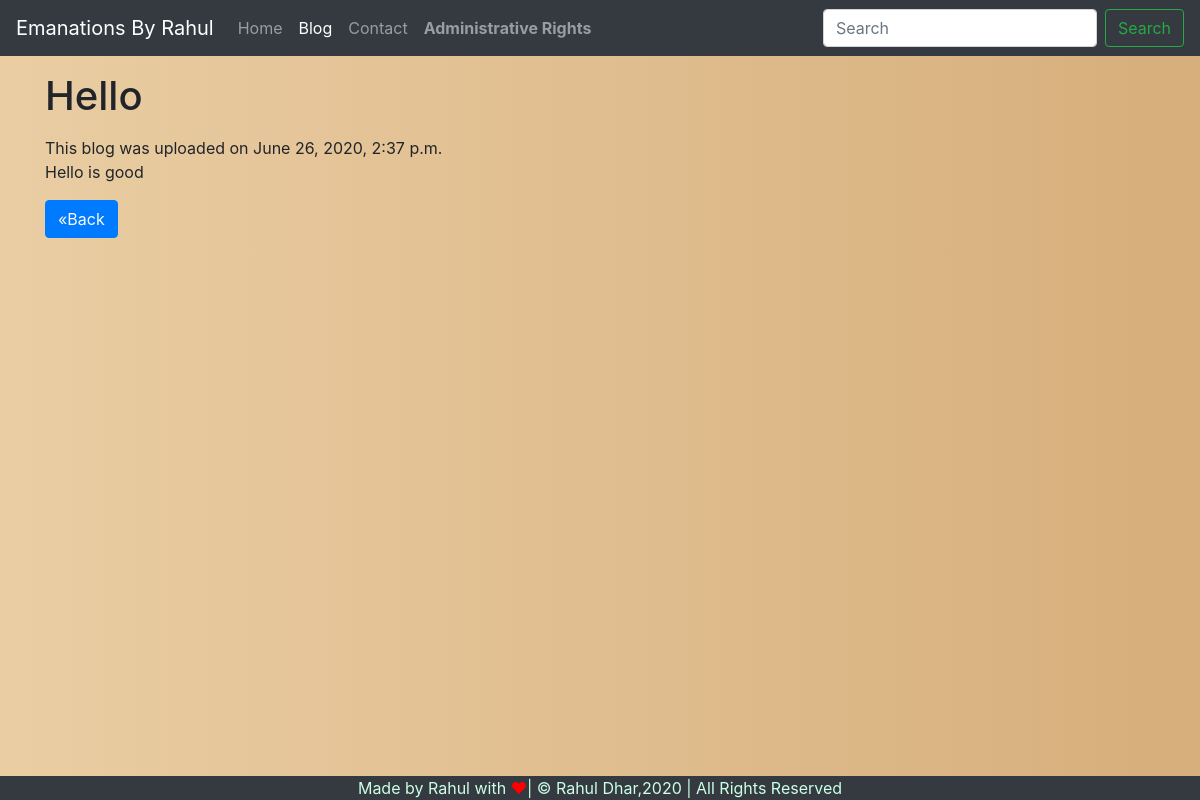
The app's page /blogpost/hg with its own data.
### blog/models.py (models this page shows, shortened)
class Blog(models.Model):
    sno=models.AutoField(primary_key=True)
    title=models.CharField(max_length=200)
    content=models.TextField()
    short_desc=models.CharField(max_length=150)
    slug=models.CharField(max_length=50)
    time=models.DateTimeField(auto_now_add=True)

### blog/views.py (the view)
# urls.py: path('blogpost/<str:slug>', views.blogPost, name='blogPost'),
def blogPost(request,slug):
     blog=Blog.objects.filter(slug=slug).first()
     context={'blog':blog}
     return render(request,'blogpost.html',context)

### templates/blogpost.html (shortened to what this page needs)
{% extends 'base.html' %}
{% block blogactive %}active{% endblock blogactive %}
{% block body %}
<div class='container my-3'>
<h1 class="my-3">{{blog.title}}</h1>
<div class="my-3">
This blog was uploaded on {{blog.time}} <br>
{{blog.content|safe}}
</div>
<button class="btn btn-primary"><a class="text-light"href="/blog/">&laquo;Back</a></button>
</div>
{% endblock body %}

### records on screen
Blog: title "Hello", time "June 26, 2020, 2:37 p.m.", content "Hello is good"
